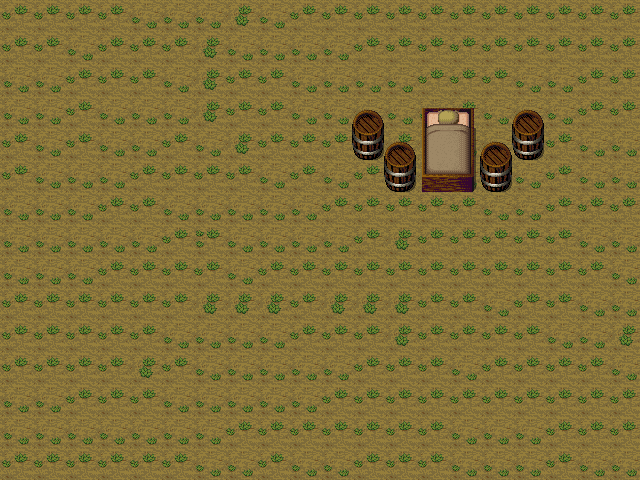

This is a level from a 2D game, rendered from its Tiled map with the project's own tilesets. A one-line summary and the map file follow, with tile-layer data summarised:
An orthogonal 20x15 tile map with 32x32 px tiles, 3 tile layers (base, base, top) and 5 objects.

<map version="1.0" orientation="orthogonal" width="20" height="15" tilewidth="32" tileheight="32">
 <tileset firstgid="1" name="tileset" tilewidth="32" tileheight="32">
  <image source="../tileset.png" />
 </tileset>
 <layer name="base" width="20" height="15">
  <data>[300 cells, 300 non-empty, 4 distinct tile ids]</data>
 </layer>
 <layer name="base" width="20" height="15">
  <data>[300 cells, 8 non-empty, 5 distinct tile ids]</data>
 </layer>
 <layer name="top" width="20" height="15">
  <data>[300 cells, 6 non-empty, 3 distinct tile ids]</data>
 </layer>
 <objectgroup name="collision" width="20" height="15">
  <object name="" x="352" y="128" width="32" height="32" />
  <object name="" x="384" y="160" width="32" height="32" />
  <object name="" x="416" y="128" width="64" height="64" />
  <object name="" x="480" y="160" width="32" height="32" />
  <object name="" x="512" y="128" width="32" height="32" />
 </objectgroup>
</map>
